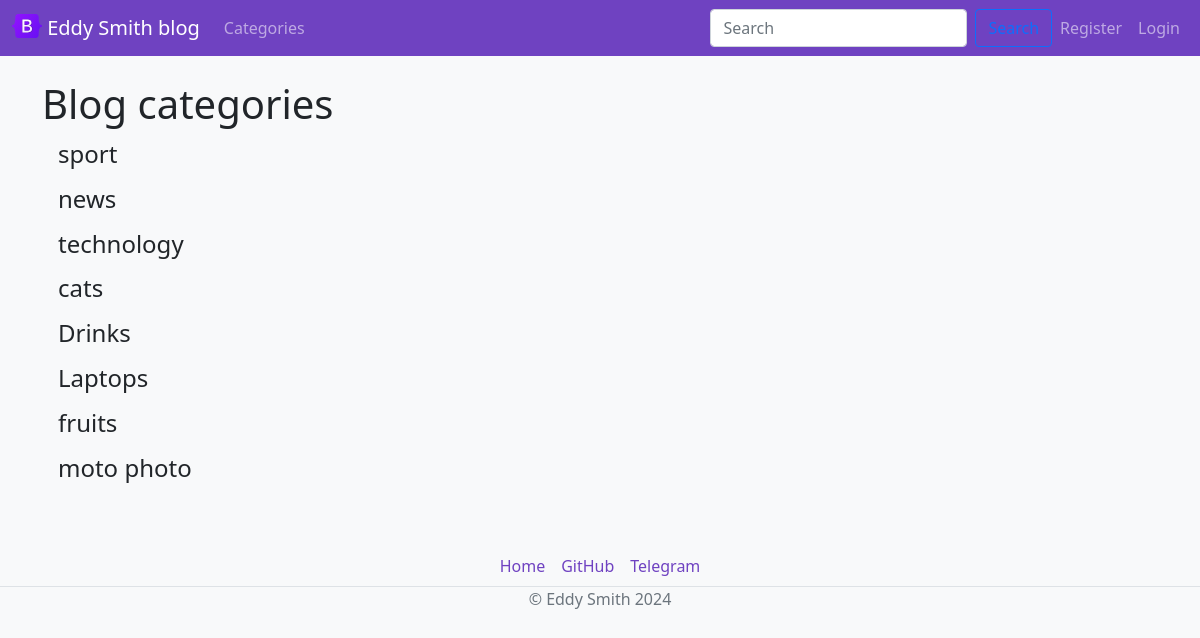
The page /category-list/ on the database its author committed.
### theblog/models.py (models this page shows, shortened)
class Category(models.Model):
    name = models.CharField(max_length=255)
    def __str__(self):
        return self.name

### theblog/views.py (the view)
# urls.py: path('category-list/', CategoryListView, name='category-list'),
def CategoryListView(request):
    cat_menu_list = Category.objects.all()
    return render(request, 'category_list.html', {'cat_menu_list': cat_menu_list})

### theblog/templates/category_list.html (shortened to what this page needs)
{% extends 'base.html' %}
{% block content %}
    <h1>Blog categories</h1>
      {% for item in cat_menu_list %}
          <h4><a class="dropdown-item" href="{% url 'category' item|slugify %}">{{ item }}</a></h4>
      {% endfor %}
{% endblock %}

### rows shown on the page
Category: name "sport"
Category: name "news"
Category: name "technology"
Category: name "cats"
Category: name "Drinks"
Category: name "Laptops"
Category: name "fruits"
Category: name "moto photo"
